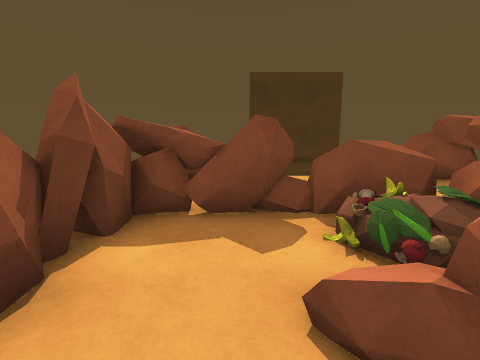
[1] (above)

13 first-person views from a walk through a Unity game level. The camera is 1.3 m above the floor, tilts 10° down and sees 85° across. The floor is counted in squares, 1 m on a side. Each view is taken from the middle of a square. On the plan, view 1 faces up. The plan holds only what a view shows up to about 13 squares ahead; the rest is blank. The place goes on beyond the plan.

[2]
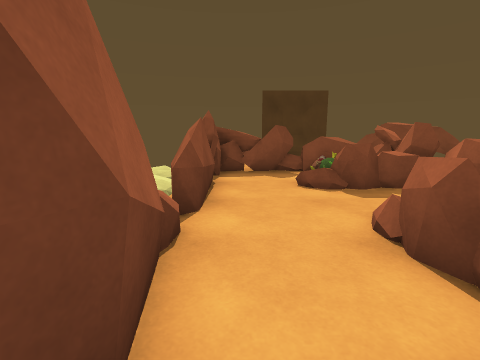

[3]
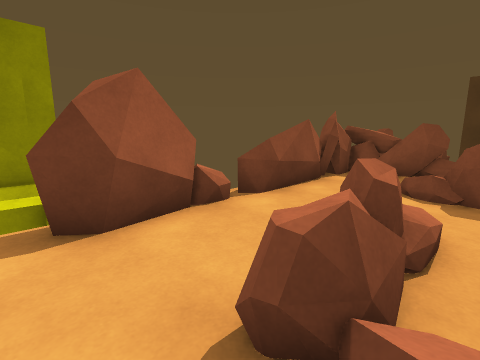

[4]
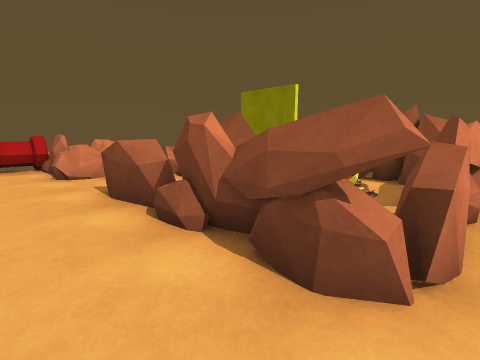

[5]
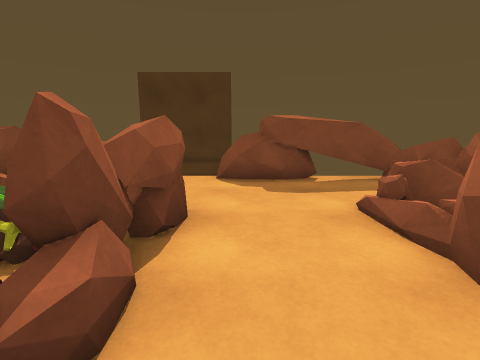

[6]
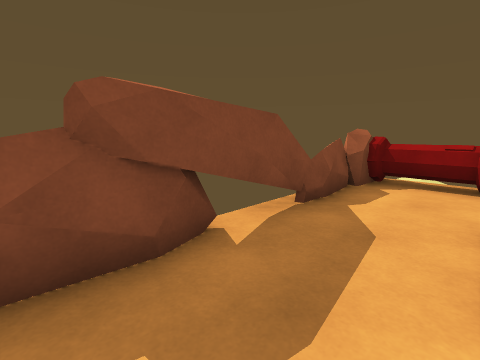

[7]
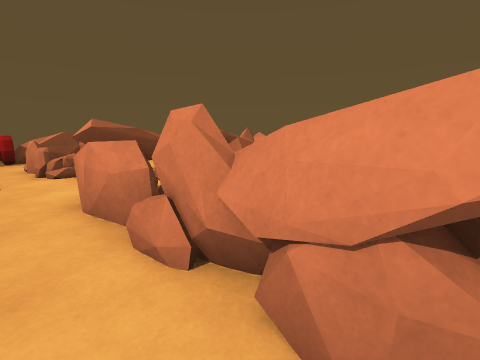

[8]
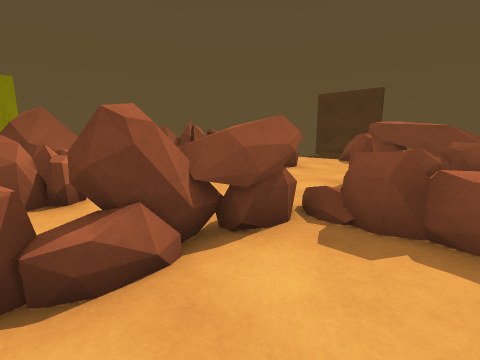

[9]
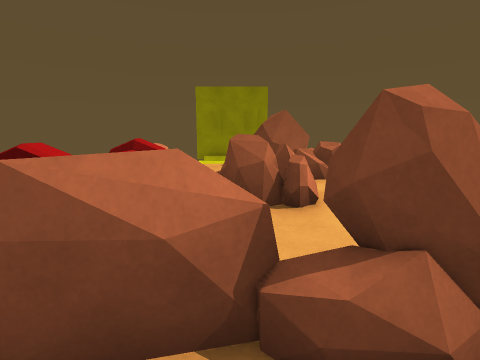

[10]
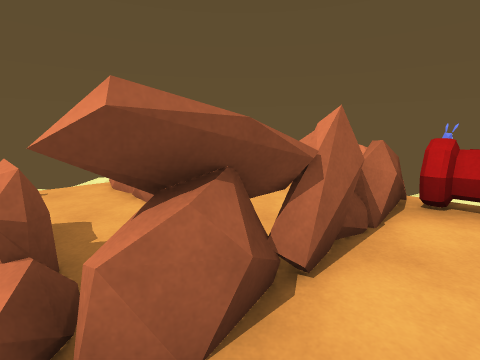

[11]
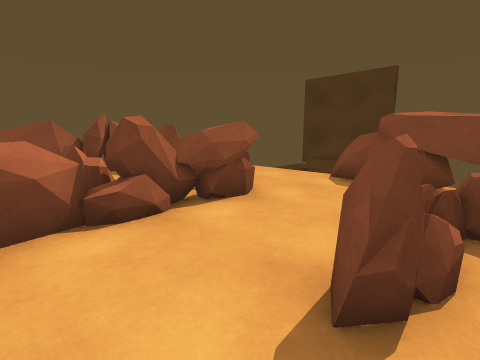

[12]
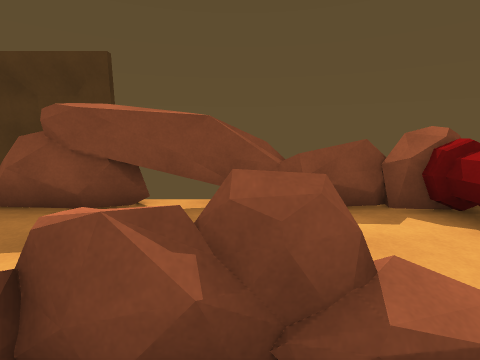

[13]
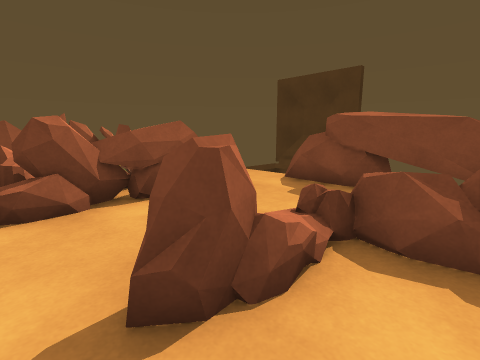

### Floor plan
Key: @ floor where view 1 was taken; # wall or solid block; x gap in a wall; . floor; = window, fence, low wall or low ledge; O other object.
Columns run from 2 left of view 1 to 13 right of it. Each row starts with its distance up from view 1.
  8 #x=....=####==##
  7     ..........OO
  6 ..............OO
  5 ###.==#...===.O#
  4 ###x#=#...==.  =
  3 #...O=#.....   #
  2 #...=##..=..   #
  1 #..===#.....
  0 =.@.. =....
 -1 x.... =...#==
 -2 x..x. ...##.....
 -3 #..=.....##.. =.
 -4 #..====..##..
 -5 ..... =..x...
 -6 ..    OOO#=..
 -7     ==#OOO=#=

Positions as (right, up) in squares from view 1, and headings:
1: (0, 0), facing up
2: (-1, -5), facing up
3: (2, -5), facing up-left
4: (6, 5), facing down-left
5: (5, 0), facing up
6: (5, 5), facing up-right
7: (-2, 6), facing down-right
8: (10, -5), facing up-left
9: (9, -5), facing left
10: (6, -1), facing down-right
11: (8, 0), facing up-left
12: (9, 3), facing up
13: (9, 1), facing up-left
